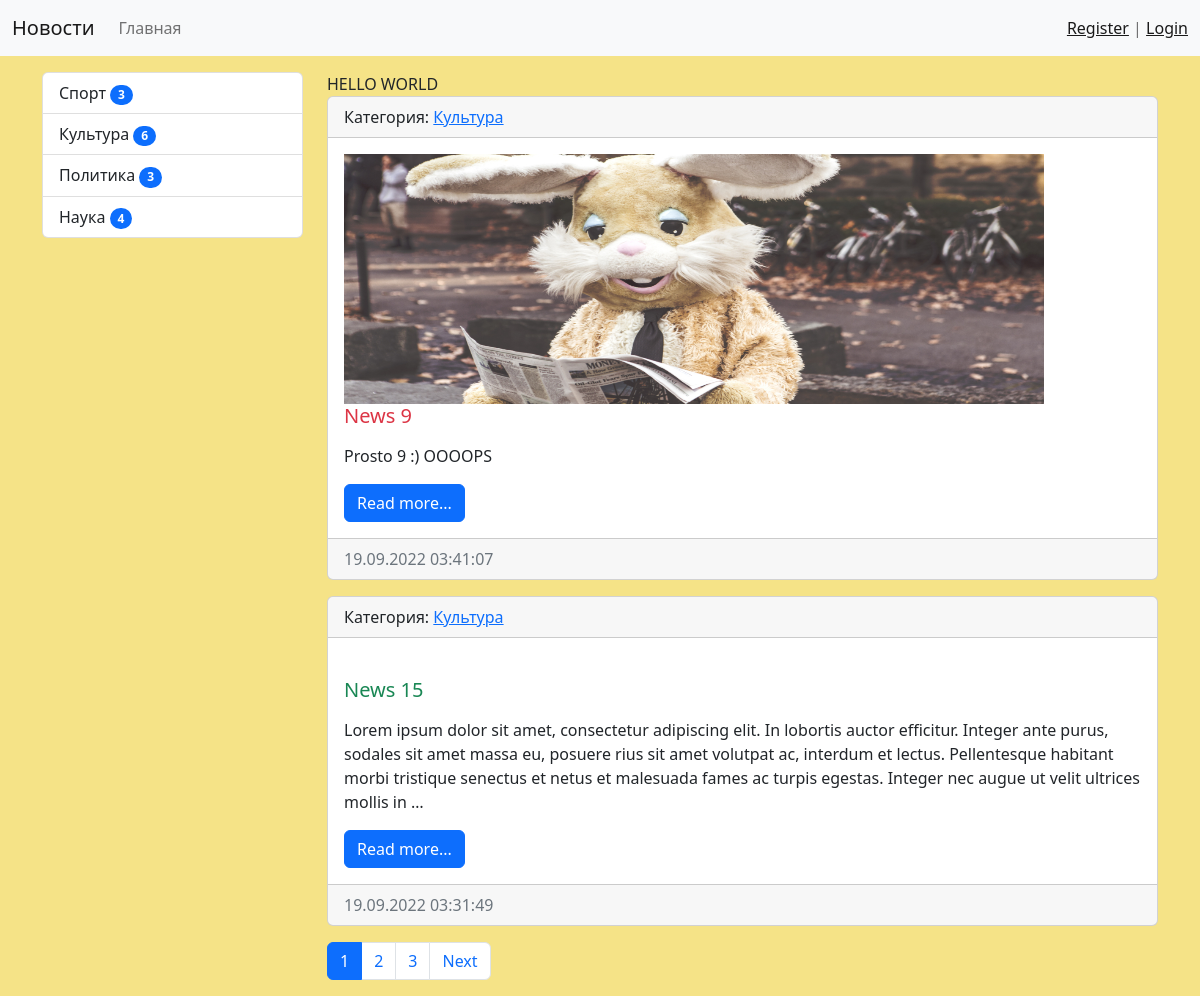
The page / on the database its author committed.
### news/models.py (models this page shows, shortened)
class Category(models.Model):
    title = models.CharField(max_length=150, db_index=True, verbose_name='Наименование категории')
    def get_absolute_url(self):
        return reverse('category', kwargs={"category_id": self.pk})
    def __str__(self):
        return self.title
    class Meta:
        verbose_name = 'Категория'
        verbose_name_plural = 'Категории'
        ordering = ['title']

class News(models.Model):
    title = models.CharField(max_length=150, verbose_name='Наименование')
    content = models.TextField(blank=True, verbose_name='Контент')
    created_at = models.DateTimeField(auto_now_add=True, verbose_name='Создано')
    updated_at = models.DateTimeField(auto_now=True, verbose_name='Обновлено')
    photo = models.ImageField(upload_to='photos/%Y/%m/%d/', verbose_name='Фото', blank=True)
    is_published = models.BooleanField(default=True, verbose_name='Опубликовано')
    category = models.ForeignKey('Category', on_delete=models.PROTECT, verbose_name = 'Категория')
    views = models.IntegerField(default=0)
    def get_absolute_url(self):
        return reverse('view_news', kwargs={"pk": self.pk})
    class Meta:
        verbose_name = 'Новость'
        verbose_name_plural = 'Новости'
        ordering = ['-created_at']

### news/views.py (the view)
# urls.py: path('', HomeNews.as_view(), name='home'),
class HomeNews(MyMixin, ListView):
    model = News
    template_name = 'news/home_news_list.html'
    context_object_name = 'news'
    mixin_prop = 'hello world'
    paginate_by = 2
    def get_context_data(self, *, object_list=None, **kwargs):
        context = super().get_context_data(**kwargs)
        context['title'] = self.get_upper('Главная страница')
        context['mixin_prop'] = self.get_prop()
        return context
    def get_queryset(self):
        return News.objects.filter(is_published=True).select_related('category')

### news/templatetags/news_tags.py (called while the page is built)
@register.inclusion_tag('news/list_categories.html')
def show_categories(arg1='Hello', arg2='world'):
    categories = Category.objects.annotate(cnt=Count('news', filter=F('news__is_published'))).filter(cnt__gt=0)
    return {"categories": categories, "arg1": arg1, "arg2": arg2}

### news/utils.py (called while the page is built)
    def get_prop(self):
        return self.mixin_prop.upper()

    def get_upper(self, s):
        if isinstance(s, str):
            return s.upper()
        else:
            return s.title.upper()

### news/templates/news/home_news_list.html (shortened to what this page needs)
{% extends 'base.html' %}
{% block sidebar %}
  {% include 'inc/_sidebar.html' %}
{% endblock %}
{% block content %}
  {{ mixin_prop }}
  {% for item in news %}
    <div class="card mb-3">
      <div class="card-header">
        Категория: <a href="{{ item.category.get_absolute_url }}">{{ item.category}}</a>
      </div>
      <div class="card-body">
        <div class="media">
          {% if item.photo %}
            <img src="{{ item.photo.url }}" alt="" width="700" height="250" class="mr-3">
          {% else %}
            <img src="https://cdn.lifehacker.ru/wp-content/uploads/2020/02/StockSnap_DWLWL9USBG_1654246907-630x315.jpg" alt="" class="mr-3">
          {%endif %}
          <div class="media-body">
            <h5 class="card-title {% cycle 'text-danger' 'text-success'%}">{{ item.title }}</h5>
            <p class="card-text">{{ item.content|safe|linebreaks|truncatewords:50 }}</p>
            <a href="{{ item.get_absolute_url }}" class="btn btn-primary">Read more...</a>
          </div>
        </div>
      </div>
      <div class="card-footer text-muted">
        {{ item.created_at|date:"d.m.Y H:i:s" }}
      </div>
    </div>
  {% endfor %}
{% endblock %}

### templates/base.html (shortened to what this page needs)
{% load static%}
<!doctype html>
<html lang="en">
  <head>
    <link href="{% static 'bootstrap/css/bootstrap.min.css' %}" rel="stylesheet">
    <link href="{% static 'css/style.css' %}" rel="stylesheet">
  </head>
  <body>
    {% include 'inc/_nav.html' %}
    <div class="container mt-3">
      <div class="row">
          <div class="col-md-3">
              {% block sidebar %}Sidebar{% endblock %}
          </div>
          <div class="col-md-9">
            {% block content %}Content{% endblock %}
              {% if page_obj.has_other_pages %}
              <nav aria-label="...">
                <ul class="pagination">
                  {% for p in page_obj.paginator.page_range %}
                    {% if page_obj.number == p %}
                      <li class="page-item active" aria-current="page">
                        <a class="page-link" href="?page={{ p }}">{{ p }}</a>
                      </li>
                    {% elif p > page_obj.number|add:-3 and p < page_obj.number|add:3 %}
                      <li class="page-item">
                        <a class="page-link" href="?page={{ p }}">{{ p }}</a>
                      </li>
                    {% endif %}
                  {% endfor %}
                  {% if page_obj.has_next %}
                    <li class="page-item">
                      <a class="page-link" href="?page={{ page_obj.next_page_number }}">Next</a>
                    </li>
                {% endif %}
                </ul>
              </nav>
            {% endif %}
          </div>
      </div>
    </div>
  </body>
</html>

### templates/inc/_nav.html (shortened to what this page needs)
<nav class="navbar navbar-expand-lg bg-light">
    <div class="container-fluid">
      <a class="navbar-brand" href="{% url 'home' %}">Новости</a>
      <div class="collapse navbar-collapse" id="navbarSupportedContent">
        <ul class="navbar-nav me-auto mb-2 mb-lg-0">
            <li class="nav-item"> <a class="nav-link" href="{% url 'home' %}">Главная</a> </li>
          </ul>
      </div>
      <span class="navbar-text">
        {% if request.user.is_authenticated %}
          Добро пожаловать, {{ user.username }} | <a href="{% url 'logout' %}">Выход</a>
        {% else %}
          <a href="{% url 'register' %}">Register</a> | <a href="{% url 'login' %}">Login</a>
        {% endif %}
      </span>
    </div>
  </nav>

### templates/inc/_sidebar.html (shortened to what this page needs)
{% load news_tags %}
{% show_categories%}

### news/templates/news/list_categories.html
<div class="list-group">
    {% for item in categories %}
      <a href="{{ item.get_absolute_url }}" class="list-group-item list-group-item-action">{{ item.title }}  <span class="badge bg-primary rounded-pill">{{ item.cnt }}</span></a>
    {% endfor %}
</div>

### mysite/static/css/style.css (style rules this page uses)
body { background-color: rgb(245, 227, 135); }

### rows shown on the page
Category: title "Спорт", cnt "3"
Category: title "Культура", cnt "6"
Category: title "Политика", cnt "3"
Category: title "Наука", cnt "4"
News: category "Культура", photo (picture), title "News 9", content "Prosto 9 :) OOOOPS", created_at "19.09.2022 03:41:07"
News: category "Культура", title "News 15", content "Lorem ipsum dolor sit amet, consectetur adipiscing elit. In lobortis auctor efficitur. Integer ante purus, sodales sit amet massa eu, posuere rius sit amet volutpat ac, interdum et lectus. Pellentesque habitant morbi tristique senectus et netus et malesuada fames ac turpis egestas. Integer nec augue ut velit ultrices mollis in …", created_at "19.09.2022 03:31:49"

### other values the page prints
{{ mixin_prop }} "HELLO WORLD"
{{ p }} "1"
{{ p }} "2" "3"
